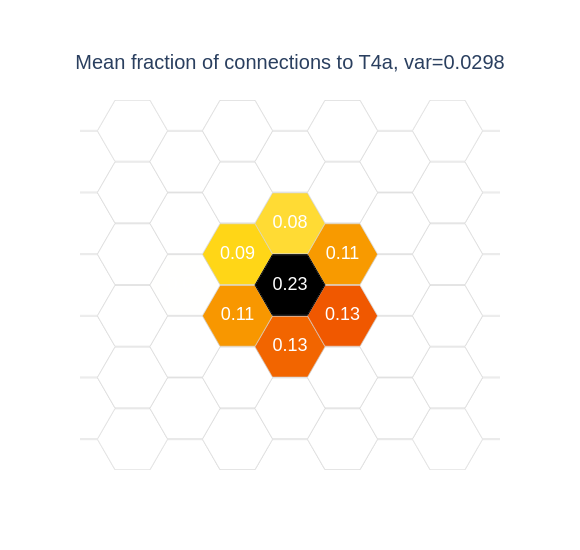

Source (notebook cell):
### Code cell
hex_area = (hex_count_control_df['hex1_id'].max()-hex_count_control_df['hex1_id'].min())*(hex_count_control_df['hex2_id'].max()-hex_count_control_df['hex2_id'].min())
print('Hex area: %d'%hex_area)

if hex_area>300:
    hex_size = 'large'
elif (hex_area<=300)&(hex_area>50):
    hex_size = 'medium'
else:
    hex_size = 'small'

### Figure 1 — Plotly figure (JSON) as saved in the notebook; plotly's stock layout.template omitted (floating-point values rounded to 4 significant figures; data arrays with more than 128 entries replaced by an {"elided": "..."} marker saying what was removed)
{"data": [{"marker": {"color": "white", "line": {"color": "lightgrey", "width": 0.5}, "size": 70, "symbol": 15}, "mode": "markers", "showlegend": false, "type": "scatter", "x": {"elided": "169 int values"}, "y": {"elided": "169 int values"}}, {"marker": {"cmax": 0.2288, "cmin": 0.02288, "color": [8.497e-05, 0.0001027, 1.98e-05, 0.0001154, 0.003976, 0.0128, 0.002745, 0.0001047, 0.0004317, 0.02238, 0.1273, 0.1314, 0.01524, 0.0001938, 0.0001271, 0.01098, 0.1107, 0.2288, 0.1099, 0.007479, 5.229e-05, 0.0004675, 0.02309, 0.08541, 0.0775, 0.009773, 9.605e-05, 0.0002941, 0.005388, 0.009801, 0.002626, 7.689e-05, 4.174e-05, 0.0002962, 0.0002703], "colorscale": [[0, "rgb(255,255,255)"], [0.3333, "rgb(255,210,0)"], [0.6667, "rgb(230,0,0)"], [1, "rgb(0,0,0)"]], "line": {"color": "lightgrey", "width": 0.5}, "size": 70, "symbol": 15}, "mode": "markers+text", "showlegend": false, "text": ["", "", "", "", "", "", "", "", "", "", "0.13", "0.13", "", "", "", "", "0.11", "0.23", "0.11", "", "", "", "0.02", "0.09", "0.08", "", "", "", "", "", "", "", "", "", ""], "textfont": {"color": "white", "family": "Arial", "size": 18}, "type": "scatter", "x": [1, 2, 3, -1, 0, 1, 2, 3, -2, -1, 0, 1, 2, 3, -3, -2, -1, 0, 1, 2, 3, -3, -2, -1, 0, 1, 2, -3, -2, -1, 0, 1, -3, -2, -1], "y": [-5, -4, -3, -5, -4, -3, -2, -1, -4, -3, -2, -1, 0, 1, -3, -2, -1, 0, 1, 2, 3, -1, 0, 1, 2, 3, 4, 1, 2, 3, 4, 5, 3, 4, 5]}, {"marker": {"color": "black", "size": 70, "symbol": 115}, "mode": "markers", "showlegend": false, "type": "scatter", "x": [0], "y": [0]}], "layout": {"font": {"family": "Arial", "size": 14}, "height": 550, "paper_bgcolor": "rgba(255,255,255,255)", "plot_bgcolor": "rgba(255,255,255,255)", "title": {"text": "Mean fraction of connections to T4a, var=0.0298", "x": 0.5, "y": 0.9}, "width": 580, "xaxis": {"range": [-4, 4], "showgrid": false, "showticklabels": false, "title": {"standoff": 0}}, "yaxis": {"range": [-6, 6], "showgrid": false, "showticklabels": false, "title": {"standoff": 0}}}}
